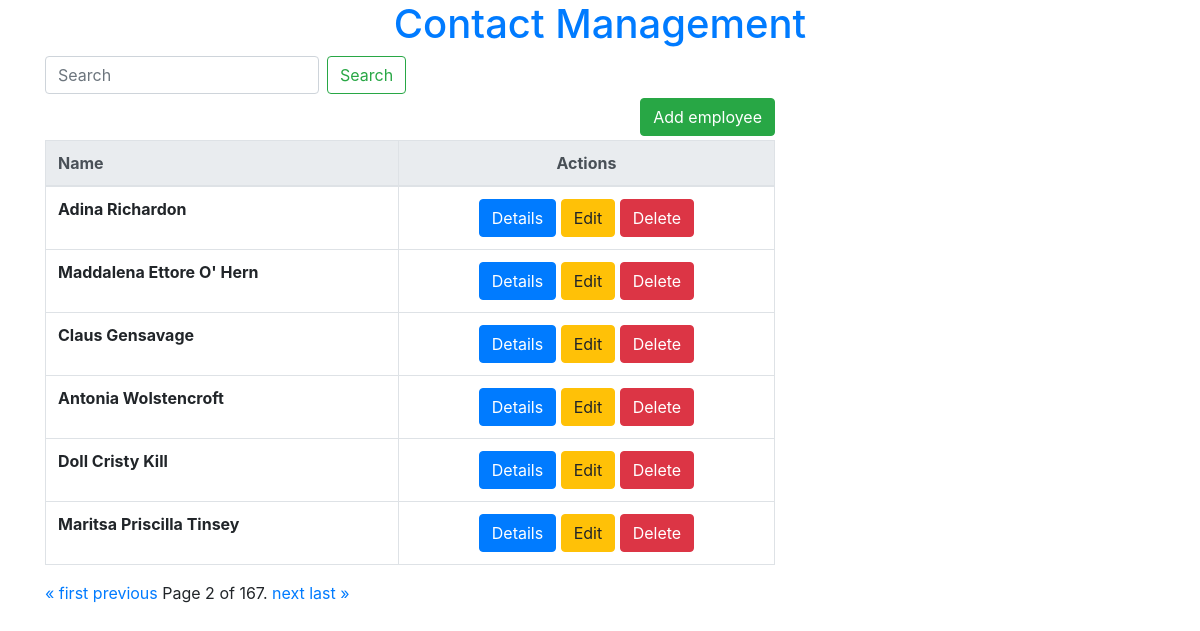
Screenshot of /?page=2 with the database file from the repository.
### contact_app/models.py (models this page shows, shortened)
class Contact(models.Model):
    Contact_id = models.AutoField(primary_key=True)
    Fname = models.CharField(max_length=50)
    Mname = models.CharField(max_length=50,blank=True)
    Lname = models.CharField(max_length=50)

### contact_app/views.py (the view)
# urls.py: path('', views.home, name='home'),
def home(request):
    contact_list = Contact.objects.all().order_by('Contact_id')
    paginator = Paginator(contact_list, 6)
    page_number = request.GET.get('page')
    page_obj = paginator.get_page(page_number)
    return render(request, 'home.html', {'page_obj': page_obj})

### contact_app/templates/home.html (shortened to what this page needs)
{% extends 'base.html' %}
{% block content %}
<div class="row h-100">
    <div class="col-sm-8">
        <form class="form-inline my-2 my-lg-0" action="{% url 'search' %}">
            <input class="form-control mr-sm-2"
                   type="search"
                   placeholder="Search"
                   aria-label="Search"
                   name ="search"
            >
            <button class="btn btn-outline-success my-2 my-sm-0" type="submit">Search</button>
        </form>
        <p>
            <a class="btn btn-success float-right my-lg-1" href="{%  url 'add_new_count' %}">Add employee</a>
        </p>
        <div class="table-responsive-sm">
            {% if page_obj %}
            <table class="table table-bordered">
                <thead class="thead-light">
                <tr>
                    <th>Name</th>
                    <th class="text-center">Actions</th>
                </tr>
                </thead>
                <tbody>
                {% for c in page_obj%}
                <tr>
                    <th scope="row">
                        {{c.Fname}}  {{c.Mname}} {{c.Lname}}
                    <td class="text-center">
                        <a class="btn btn-primary" href="{%  url 'contact_detail' pk=c.pk %}">Details</a>
                        <a class="btn btn-warning" href="{%  url 'edit_contact' pk=c.pk %}">Edit</a>
                        <a class="btn btn-danger" href="{%  url 'delete_contact' pk=c.pk %}" ,method="POST">Delete</a>
                    </td>
                </tr>
                {% endfor %}
                </tbody>
            </table>
            <div class="pagination">
    <span class="step-links">
        {% if page_obj.has_previous %}
            <a href="?page=1">&laquo; first</a>
            <a href="?page={{ page_obj.previous_page_number }}">previous</a>
        {% endif %}
        <span class="current">
            Page {{ page_obj.number }} of {{ page_obj.paginator.num_pages }}.
        </span>
        {% if page_obj.has_next %}
            <a href="?page={{ page_obj.next_page_number }}">next</a>
            <a href="?page={{ page_obj.paginator.num_pages }}">last &raquo;</a>
        {% endif %}
    </span>
</div>
            {% else %}
            <p>There is no contacts available.</p>
            {% endif %}
        </div>
    </div>
</div>
{% endblock %}

### rows the page displays
Contact: Fname "Adina", Lname "Richardon"
Contact: Fname "Maddalena", Mname "Ettore", Lname "O' Hern"
Contact: Fname "Claus", Lname "Gensavage"
Contact: Fname "Antonia", Lname "Wolstencroft"
Contact: Fname "Doll", Mname "Cristy", Lname "Kill"
Contact: Fname "Maritsa", Mname "Priscilla", Lname "Tinsey"

### other values shown
{{ page_obj.number }} "2"
{{ page_obj.paginator.num_pages }} "167"
